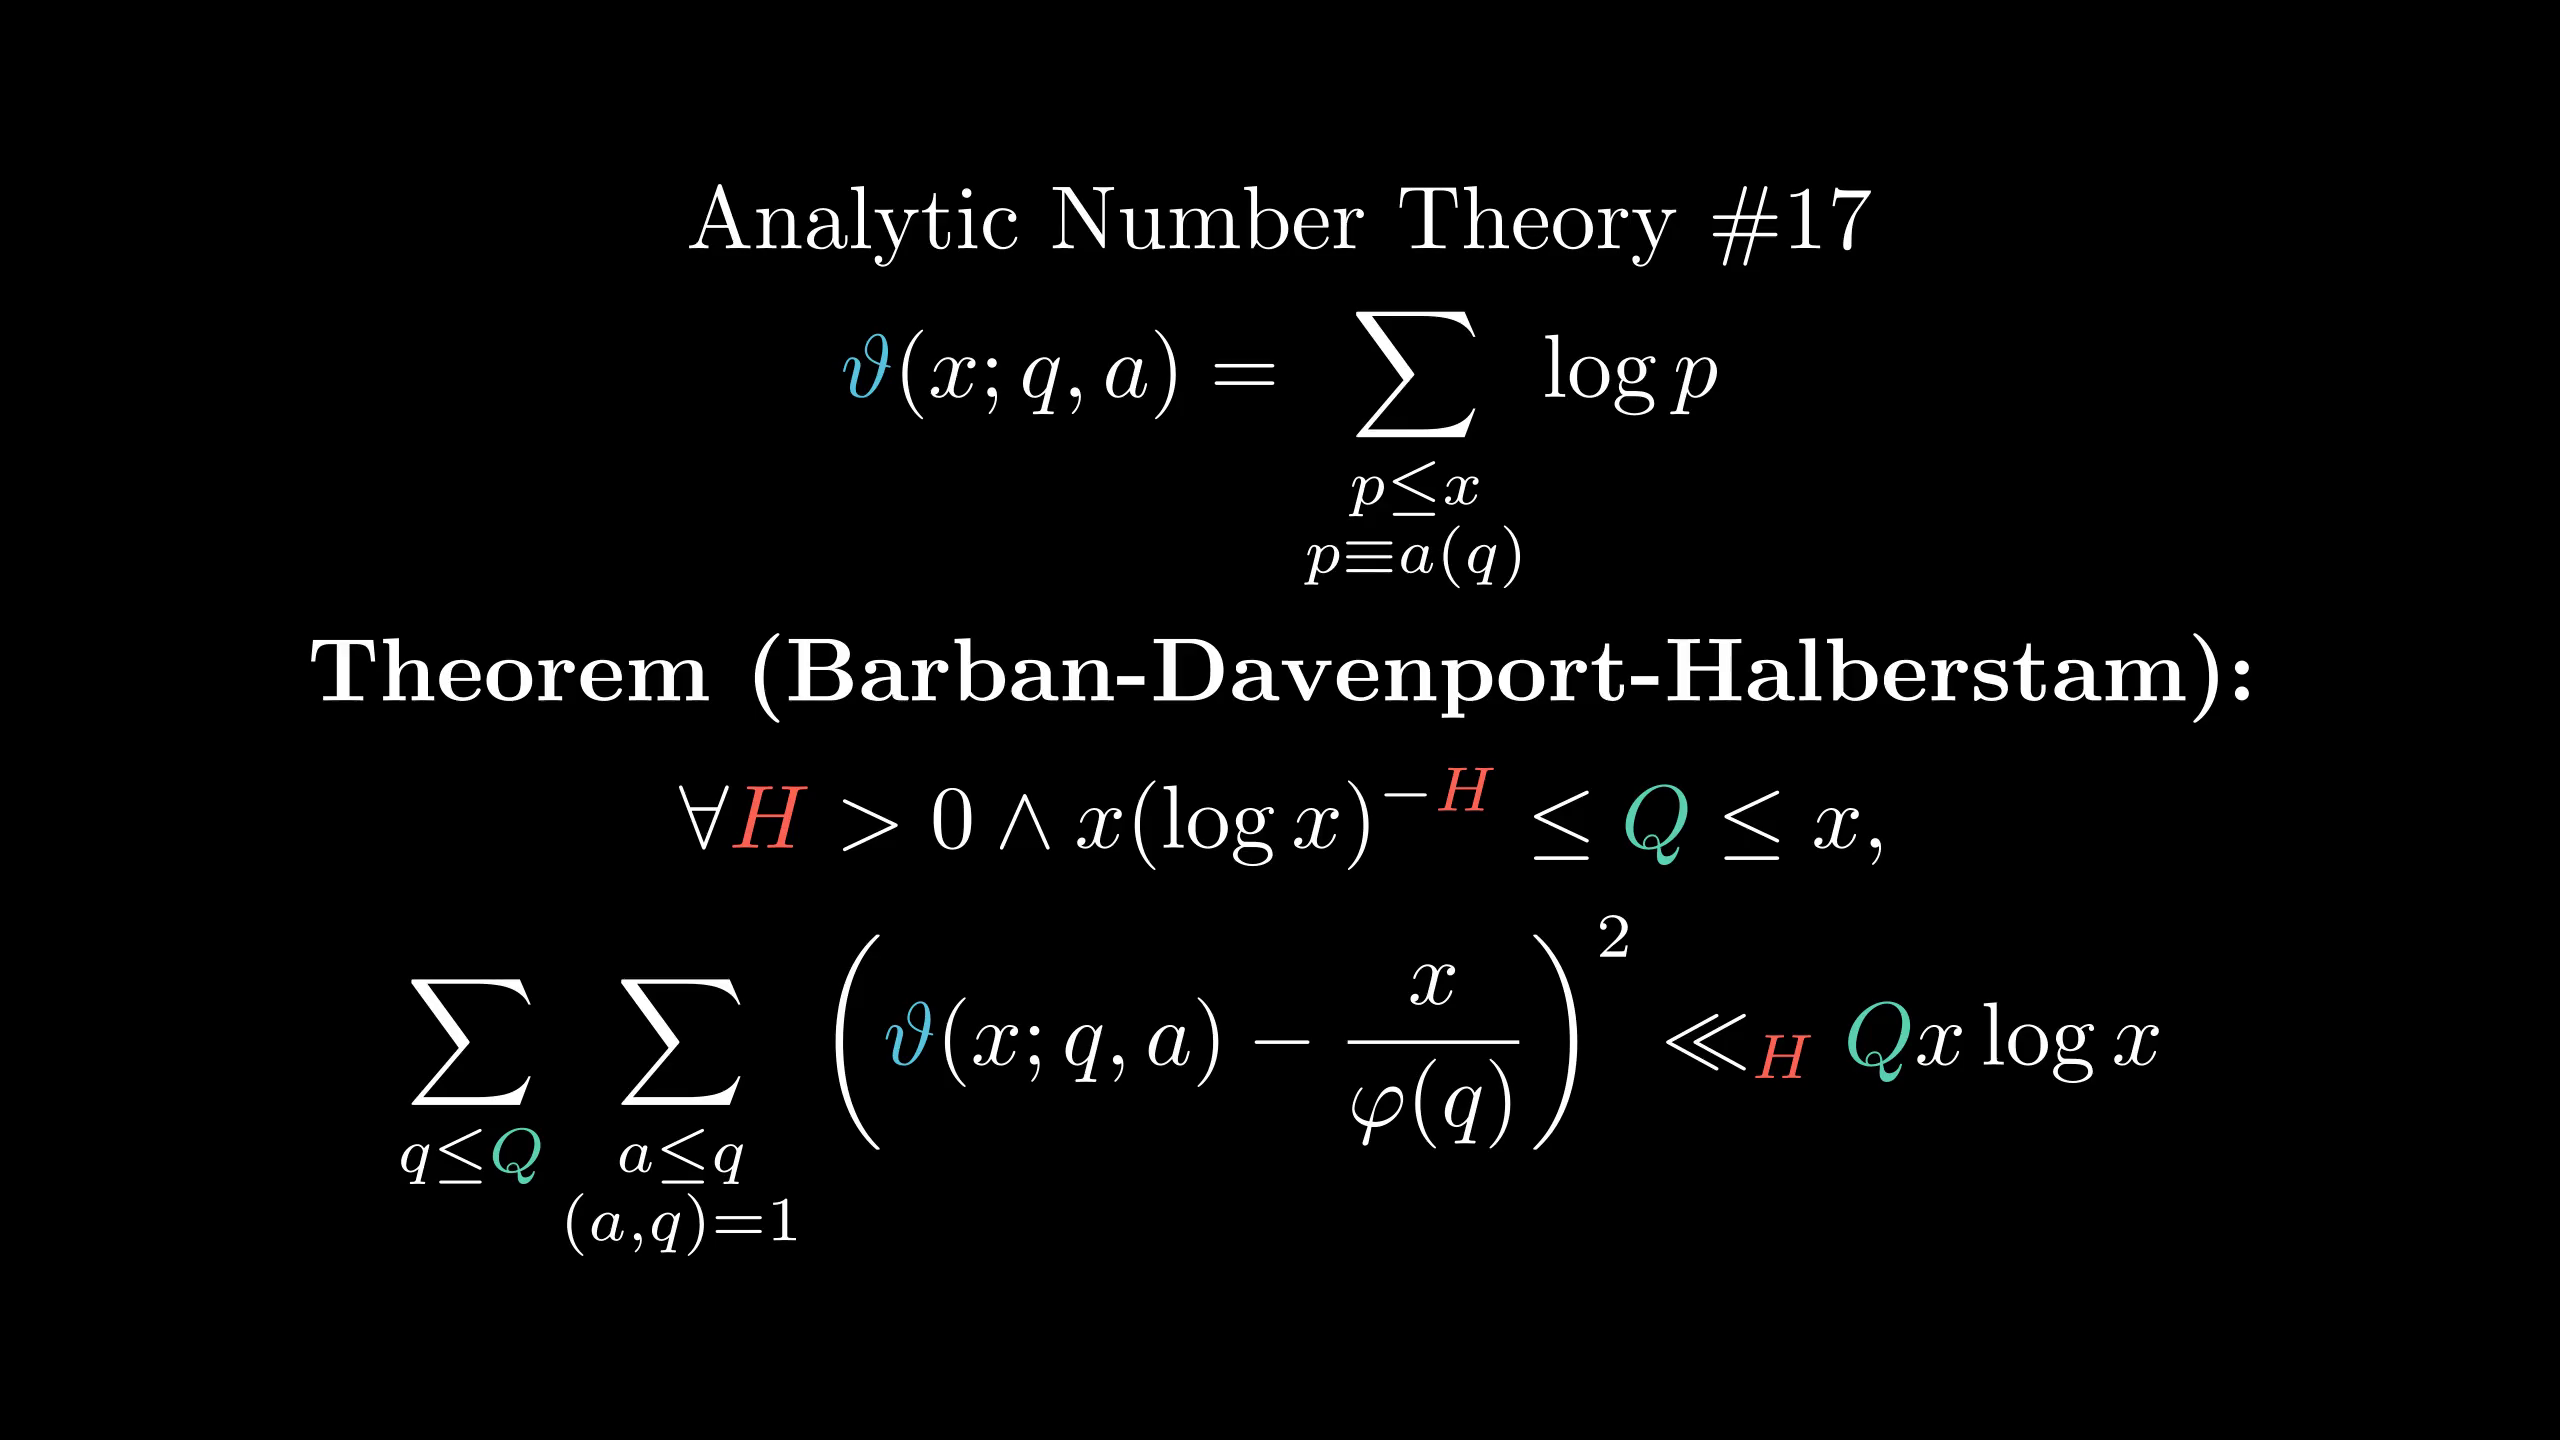

Write Python code to recreate this figure.
from manimlib.imports import *

class FooScene(Scene):
    def construct(self):
        cm={r"\vartheta":BLUE,"H":RED,"Q":TEAL}
        tit=TextMobject(r"Analytic Number Theory \#17")
        eqn=TexMobject(r"\vartheta(x;q,a)=\sum_{\substack{p\le x\\p\equiv a(q)}}\log p",tex_to_color_map=cm)
        tit2=TextMobject(r"\textbf{Theorem (Barban-Davenport-Halberstam):}")
        eqn2=TexMobject(r"\forall H>0\wedge x(\log x)^{-H}\le Q\le x,",
                tex_to_color_map=cm)
        eqn3=TexMobject(r"\sum_{q\le Q}\sum_{\substack{a\le q\\(a,q)=1}}\left(\vartheta(x;q,a)-{x\over\varphi(q)}\right)^2\ll_HQx\log x",
                tex_to_color_map=cm)
        self.add(VGroup(tit,eqn,tit2,eqn2,eqn3).arrange(DOWN))
        self.wait()
